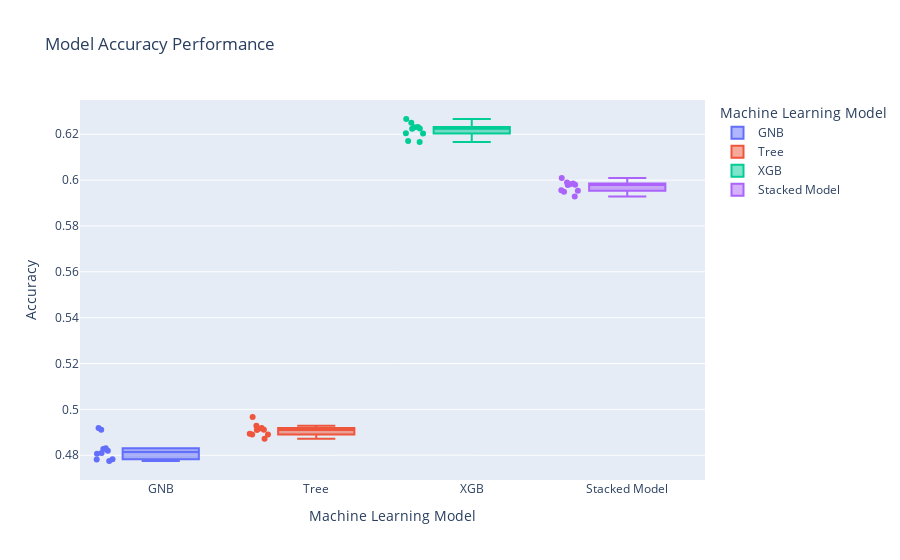

Notebook source saved alongside this figure:
### Markdown cell above
## Visualize Train Set Accuracies

### Code cell
fig = px.box(classifmod1, x="Model", y="Accuracy", color="Model", points='all',
             labels={"Model": "Machine Learning Model",
                     "Accuracy": "Accuracy"},
             title="Model Accuracy Performance")
fig.show()
fig.write_html("products/plots/stacked_train_accuracies.html")

### Figure 1 — Plotly figure (JSON) as saved in the notebook; plotly's stock layout.template omitted (floating-point values rounded to 4 significant figures)
{"data": [{"alignmentgroup": "True", "boxpoints": "all", "hovertemplate": "Machine Learning Model=%{x}<br>Accuracy=%{y}<extra></extra>", "legendgroup": "GNB", "marker": {"color": "#636efa"}, "name": "GNB", "notched": false, "offsetgroup": "GNB", "orientation": "v", "showlegend": true, "type": "box", "x": ["GNB", "GNB", "GNB", "GNB", "GNB", "GNB", "GNB", "GNB", "GNB", "GNB"], "x0": " ", "xaxis": "x", "y": [0.4806, 0.4783, 0.4919, 0.4775, 0.483, 0.4819, 0.4828, 0.4911, 0.4782, 0.481], "y0": " ", "yaxis": "y"}, {"alignmentgroup": "True", "boxpoints": "all", "hovertemplate": "Machine Learning Model=%{x}<br>Accuracy=%{y}<extra></extra>", "legendgroup": "Tree", "marker": {"color": "#EF553B"}, "name": "Tree", "notched": false, "offsetgroup": "Tree", "orientation": "v", "showlegend": true, "type": "box", "x": ["Tree", "Tree", "Tree", "Tree", "Tree", "Tree", "Tree", "Tree", "Tree", "Tree"], "x0": " ", "xaxis": "x", "y": [0.489, 0.489, 0.4966, 0.4911, 0.4929, 0.4893, 0.4871, 0.4916, 0.491, 0.4918], "y0": " ", "yaxis": "y"}, {"alignmentgroup": "True", "boxpoints": "all", "hovertemplate": "Machine Learning Model=%{x}<br>Accuracy=%{y}<extra></extra>", "legendgroup": "XGB", "marker": {"color": "#00cc96"}, "name": "XGB", "notched": false, "offsetgroup": "XGB", "orientation": "v", "showlegend": true, "type": "box", "x": ["XGB", "XGB", "XGB", "XGB", "XGB", "XGB", "XGB", "XGB", "XGB", "XGB"], "x0": " ", "xaxis": "x", "y": [0.6231, 0.6224, 0.6204, 0.6232, 0.6203, 0.6267, 0.625, 0.6166, 0.6225, 0.6171], "y0": " ", "yaxis": "y"}, {"alignmentgroup": "True", "boxpoints": "all", "hovertemplate": "Machine Learning Model=%{x}<br>Accuracy=%{y}<extra></extra>", "legendgroup": "Stacked Model", "marker": {"color": "#ab63fa"}, "name": "Stacked Model", "notched": false, "offsetgroup": "Stacked Model", "orientation": "v", "showlegend": true, "type": "box", "x": ["Stacked Model", "Stacked Model", "Stacked Model", "Stacked Model", "Stacked Model", "Stacked Model", "Stacked Model", "Stacked Model", "Stacked Model", "Stacked Model"], "x0": " ", "xaxis": "x", "y": [0.5956, 0.601, 0.5954, 0.5985, 0.5982, 0.5978, 0.598, 0.595, 0.5989, 0.5928], "y0": " ", "yaxis": "y"}], "layout": {"boxmode": "overlay", "legend": {"title": {"text": "Machine Learning Model"}, "tracegroupgap": 0}, "title": {"text": "Model Accuracy Performance"}, "xaxis": {"anchor": "y", "categoryarray": ["GNB", "Tree", "XGB", "Stacked Model"], "categoryorder": "array", "domain": [0, 1], "title": {"text": "Machine Learning Model"}}, "yaxis": {"anchor": "x", "domain": [0, 1], "title": {"text": "Accuracy"}}}}
